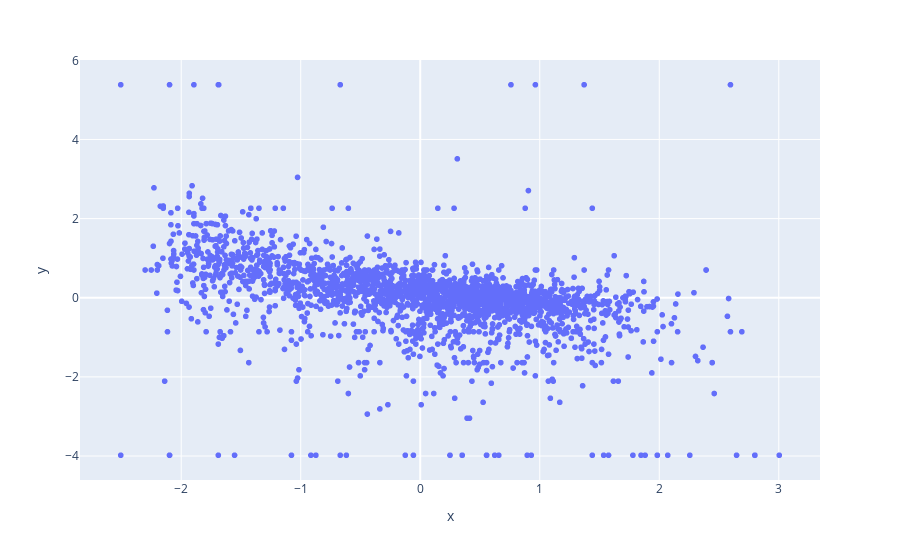

The cell this chart's notebook holds for it:
### Code cell
dim1 = df.avg_distance
dim2 = df.avg_shotX
df['top_quarter'] = df.top_quarter.astype(str)
fig_scatter = px.scatter(x=X[:, 0], y=X[:, 2], hover_name=df.player, hover_data=[df.top_quarter])
fig_scatter.show()
# fig_scatter.data[0].x = dim1[:10]
# fig_scatter.data[0].y = dim1[:10]

### Figure 1 — Plotly figure (JSON) as saved in the notebook; plotly's stock layout.template omitted (floating-point values rounded to 4 significant figures; data arrays with more than 128 entries replaced by an {"elided": "..."} marker saying what was removed)
{"data": [{"customdata": {"elided": "2151x1 str values"}, "hovertemplate": "<b>%{hovertext}</b><br><br>x=%{x}<br>y=%{y}<br>hover_data_0=%{customdata[0]}<extra></extra>", "hovertext": {"elided": "2151 str values"}, "legendgroup": "", "marker": {"color": "#636efa", "symbol": "circle"}, "mode": "markers", "name": "", "showlegend": false, "type": "scattergl", "x": {"elided": "2151 float values"}, "xaxis": "x", "y": {"elided": "2151 float values"}, "yaxis": "y"}], "layout": {"legend": {"tracegroupgap": 0}, "margin": {"t": 60}, "xaxis": {"anchor": "y", "domain": [0, 1], "title": {"text": "x"}}, "yaxis": {"anchor": "x", "domain": [0, 1], "title": {"text": "y"}}}}
